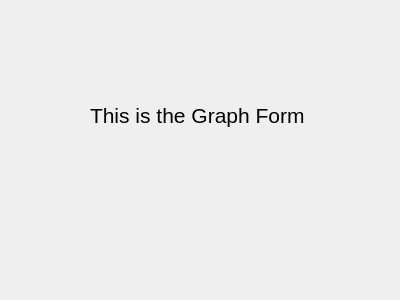
<?xml version="1.0" encoding="UTF-8"?>
<ui version="4.0">
 <class>GraphForm</class>
 <widget class="QWidget" name="GraphForm">
  <property name="geometry">
   <rect>
    <x>0</x>
    <y>0</y>
    <width>400</width>
    <height>300</height>
   </rect>
  </property>
  <property name="windowTitle">
   <string>Form</string>
  </property>
  <widget class="QLabel" name="label">
   <property name="geometry">
    <rect>
     <x>90</x>
     <y>100</y>
     <width>241</width>
     <height>31</height>
    </rect>
   </property>
   <property name="font">
    <font>
     <pointsize>16</pointsize>
    </font>
   </property>
   <property name="text">
    <string>This is the Graph Form</string>
   </property>
  </widget>
 </widget>
 <resources/>
 <connections/>
</ui>
